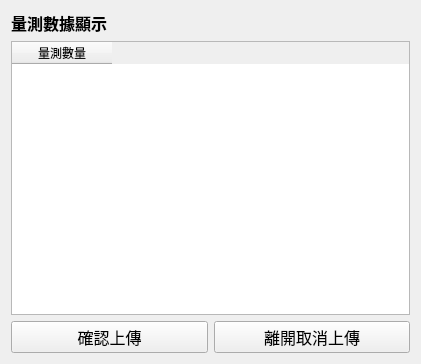
<?xml version="1.0" encoding="UTF-8"?>
<ui version="4.0">
 <class>Form</class>
 <widget class="QWidget" name="Form">
  <property name="geometry">
   <rect>
    <x>0</x>
    <y>0</y>
    <width>421</width>
    <height>364</height>
   </rect>
  </property>
  <property name="windowTitle">
   <string>Form</string>
  </property>
  <layout class="QGridLayout" name="gridLayout_2">
   <item row="0" column="0">
    <layout class="QGridLayout" name="gridLayout">
     <item row="0" column="0" colspan="2">
      <widget class="QLabel" name="label">
       <property name="font">
        <font>
         <family>微軟正黑體</family>
         <pointsize>12</pointsize>
         <weight>75</weight>
         <bold>true</bold>
        </font>
       </property>
       <property name="text">
        <string>量測數據顯示</string>
       </property>
      </widget>
     </item>
     <item row="1" column="0" colspan="2">
      <widget class="QTableWidget" name="tableWidget">
       <column>
        <property name="text">
         <string>量測數量</string>
        </property>
       </column>
      </widget>
     </item>
     <item row="2" column="0">
      <widget class="QPushButton" name="pushButton">
       <property name="minimumSize">
        <size>
         <width>50</width>
         <height>0</height>
        </size>
       </property>
       <property name="font">
        <font>
         <family>微軟正黑體</family>
         <pointsize>12</pointsize>
        </font>
       </property>
       <property name="text">
        <string>確認上傳</string>
       </property>
      </widget>
     </item>
     <item row="2" column="1">
      <widget class="QPushButton" name="pushButton_2">
       <property name="font">
        <font>
         <family>微軟正黑體</family>
         <pointsize>12</pointsize>
        </font>
       </property>
       <property name="text">
        <string>離開取消上傳</string>
       </property>
      </widget>
     </item>
    </layout>
   </item>
  </layout>
 </widget>
 <resources/>
 <connections/>
</ui>
